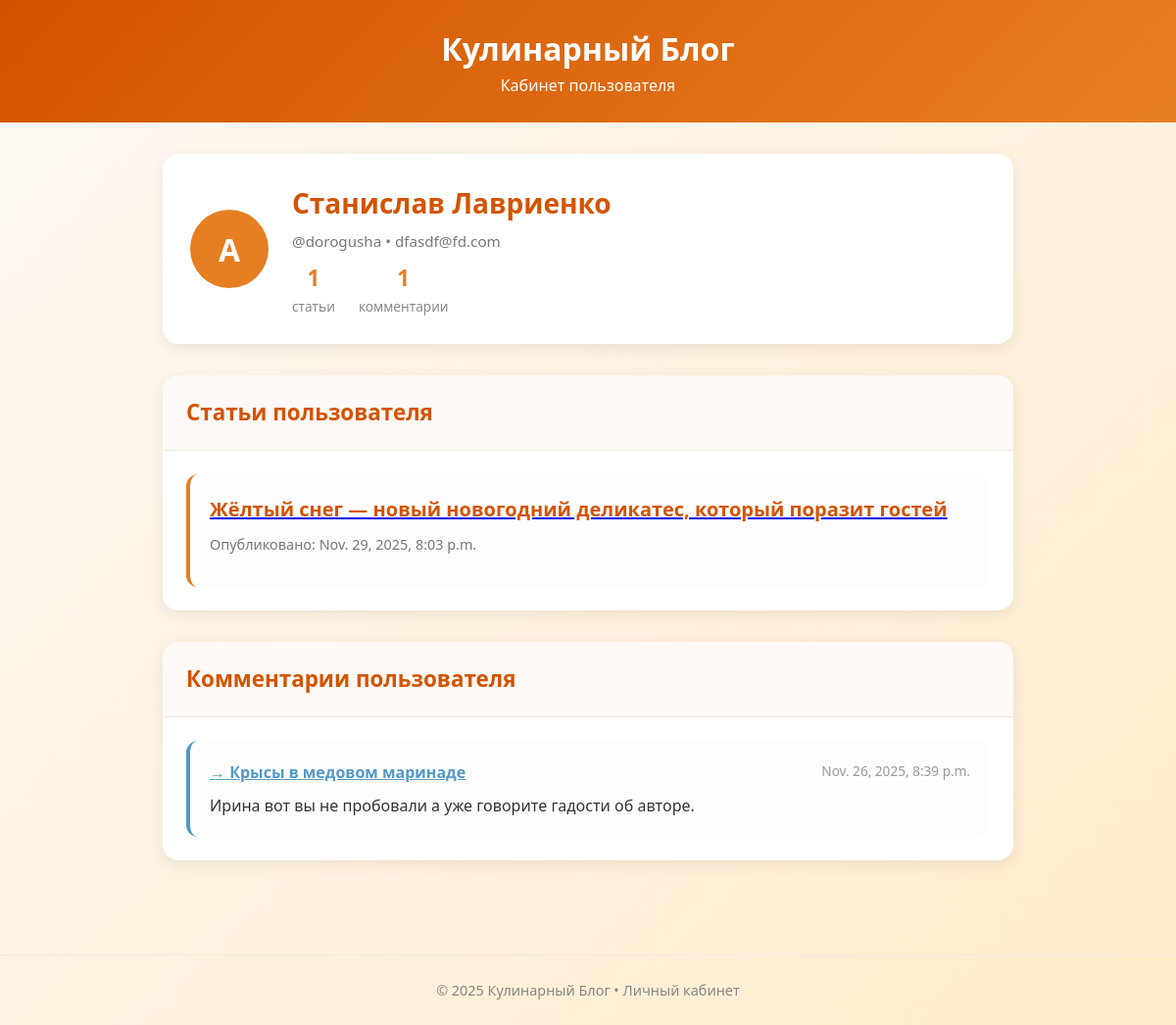
The app's page /account/4 with its own data.
### Main/models.py (models this page shows, shortened)
class Article(models.Model):
    author = models.ForeignKey(User, on_delete=models.CASCADE, editable=True)
    title = models.CharField(max_length=100)
    pub_date = models.DateTimeField('publication date', auto_now_add=True)
    article = tinymce_models.HTMLField()
    image = models.ImageField(upload_to='articles', blank=True, null=True)

class Comment(models.Model):
    author = models.ForeignKey(User, on_delete=models.CASCADE)
    comment = models.CharField(max_length=250)
    pub_date = models.DateTimeField('publication date', auto_now_add=True)
    article = models.ForeignKey(Article, on_delete=models.CASCADE)

### Main/views.py (the view)
# urls.py: path('account/<int:account_id>', views.account_show, name='account_show'),
def account_show(request, account_id):
    user = User.objects.get(id=account_id)
    articless = user.article_set.order_by('-pub_date')
    commentss = user.comment_set.order_by('-pub_date')
    articles = articless[:3]
    comments = commentss[:3]
    articles_length = len(articless)
    comments_length = len(commentss)
    context = {'user': user, 'articles': articles, 'comments': comments, 'articles_length': articles_length, 'comments_length': comments_length}
    return render(request, 'showAccount.html', context)

### Main/templates/showAccount.html (shortened to what this page needs)
<!DOCTYPE html>
<html lang="ru">
<head>
</head>
<body>
  <header>
    <h1>Кулинарный Блог</h1>
    <p>Кабинет пользователя</p>
  </header>
  <div class="container">
    <div class="profile-header">
      <div class="avatar" id="avatar-placeholder">А</div>
      <div class="user-info">
        <h2 id="user-fullname">{{user.first_name}} {{user.last_name}}</h2>
        <p class="user-meta">
          <span id="user-login">@{{user.username}}</span> • <span id="user-email">{{user.email}}</span>
        </p>
        <div class="stats">
          <div class="stat-item">
            <div class="stat-value" id="articles-count">{{articles_length}}</div>
            <div class="stat-label">статьи</div>
          </div>
          <div class="stat-item">
            <div class="stat-value" id="comments-count">{{comments_length}}</div>
            <div class="stat-label">комментарии</div>
          </div>
        </div>
      </div>
    </div>
    <section class="section">
      <div class="section-header">Cтатьи пользователя</div>
      <div class="section-body">
        <div id="articles-list" class="articles-list">
            {% if articles_length == 0 %}
            <div class="empty-state">У пользователя нет опубликованных статей :(</div>
            {% else %}
            {% for article in articles %}
            <div class="article-item">
            <a href="{% url 'article_url' article.id %}"><h3>{{article.title}}</h3></a>
            <p class="article-meta">Опубликовано: {{article.pub_date}}</p>
          </div>
            {% endfor %}
            {% endif %}
        </div>
      </div>
    </section>
    <section class="section">
      <div class="section-header">Комментарии пользователя</div>
      <div class="section-body">
        <div id="comments-list" class="comments-list">
            {% if comments_length == 0 %}
            <div class="empty-state">Пользователь ещё не оставлял комментариев.</div>
            {% else %}
            {% for comment in comments %}
             <div class="comment-item">
            <div class="comment-header">
              <a href="{% url 'article_url' comment.article.id %}" class="comment-article">→ {{comment.article.title}}</a>
              <span class="comment-date">{{comment.pub_date}}</span>
            </div>
            <div class="comment-text">{{comment.comment|truncatechars:100}}</div>
          </div>
            {% endfor %}
            {% endif %}
        </div>
      </div>
    </section>
  </div>
  <footer>
    <p>© 2025 Кулинарный Блог • Личный кабинет</p>
  </footer>
</body>
</html>

### Main/templates/showAccount.html (style rules this page uses)
* { margin: 0; padding: 0; box-sizing: border-box; }
body { font-family: 'Segoe UI', system-ui, sans-serif; background: linear-gradient(135deg, #fdf9f5, #ffeccc); color: #333; line-height: 1.6; min-height: 100vh; }
header { background: linear-gradient(135deg, #d35400, #e67e22); color: white; text-align: center; padding: 1.5rem 1rem; }
.container { max-width: 900px; margin: 0 auto; padding: 2rem 1rem; }
.profile-header { display: flex; align-items: center; gap: 1.5rem; background: white; padding: 1.75rem; border-radius: 16px; box-shadow: 0 4px 15px rgba(0,0,0,0.08); margin-bottom: 2rem; }
.avatar { width: 80px; height: 80px; border-radius: 50%; background: #e67e22; display: flex; align-items: center; justify-content: center; color: white; font-size: 2rem; font-weight: bold; }
.user-info h2 { font-size: 1.75rem; color: #d35400; margin-bottom: 0.25rem; }
.user-meta { color: #777; font-size: 0.95rem; }
.stats { display: flex; gap: 1.5rem; margin-top: 0.5rem; }
.stat-item { text-align: center; }
.stat-value { font-size: 1.4rem; font-weight: bold; color: #e67e22; }
.stat-label { font-size: 0.85rem; color: #888; }
.section { background: white; border-radius: 16px; box-shadow: 0 4px 15px rgba(0,0,0,0.08); margin-bottom: 2rem; overflow: hidden; }
.section-header { background: #fef9f6; padding: 1.25rem 1.5rem; font-size: 1.4rem; color: #d35400; font-weight: 600; border-bottom: 1px solid #f0e9e3; }
.section-body { padding: 1.5rem; }
.articles-list, .comments-list { display: flex; flex-direction: column; gap: 1.25rem; }
.article-item, .comment-item { padding: 1.25rem; border-radius: 12px; background: #fdfdfd; border-left: 4px solid #e67e22; }
.article-item h3 { font-size: 1.25rem; margin-bottom: 0.5rem; color: #d35400; }
.article-meta { font-size: 0.9rem; color: #777; margin-bottom: 0.75rem; }
.comment-item { border-left-color: #5499c7; }
.comment-header { display: flex; justify-content: space-between; margin-bottom: 0.5rem; }
.comment-article { font-weight: 600; color: #5499c7; }
.comment-date { font-size: 0.85rem; color: #999; }
.comment-text { margin-top: 0.5rem; line-height: 1.5; }
footer { text-align: center; padding: 1.5rem; color: #888; font-size: 0.9rem; border-top: 1px solid #f0e9e3; margin-top: 2rem; }

### records on screen
Article: title "Жёлтый снег — новый новогодний деликатес, который поразит гостей", pub_date "Nov. 29, 2025, 8:03 p.m."
Comment: article "Крысы в медовом маринаде", pub_date "Nov. 26, 2025, 8:39 p.m.", comment "Ирина вот вы не пробовали а уже говорите гадости об авторе."

### other values on screen
{{ user.first_name }} "Станислав"
{{ user.last_name }} "Лавриенко"
{{ user.username }} "dorogusha"
{{ user.email }} "dfasdf@fd.com"
{{ articles_length }} "1"
{{ comments_length }} "1"
